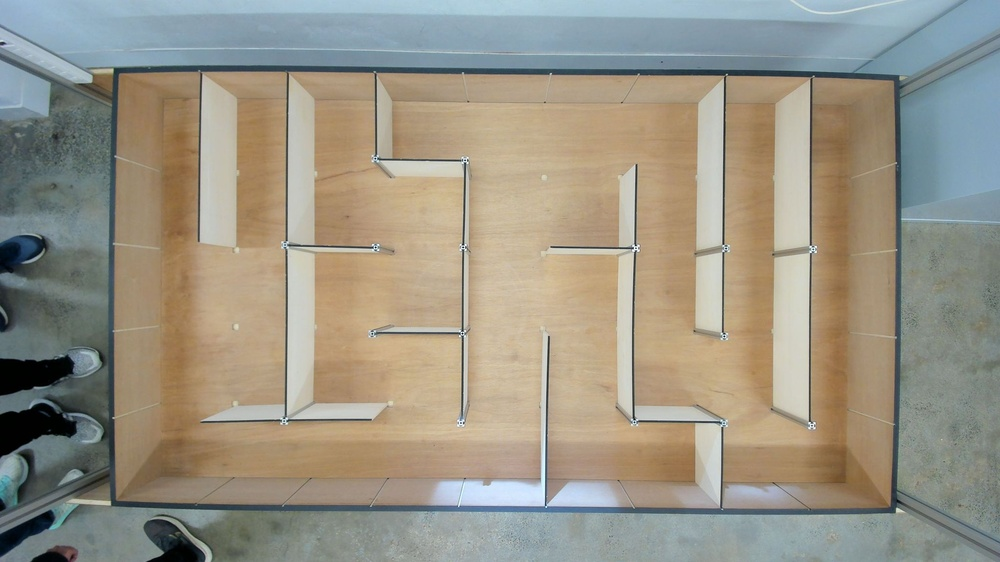
#> input picture lab06-code-release/maze.jpg, 1000 x 562 px, shrunk from 2048 x 1152 before the run
$ jupyter execute Untitled1.ipynb
#> lines starting #> are read from the running program, lines starting #| are printed output that depends on the picture; after the words box and inside, x2 and y2 are one past the last pixel; in counts of white or black regions, pixels touching at a corner belong together
[cell 1]
import cv2
import numpy as np
import matplotlib.pyplot as plt

IMAGE_FILE = "maze.jpg"
thresh = 128
maxval = 255

img_maze = cv2.imread(IMAGE_FILE)
#> img_maze is the input picture: shape (562, 1000, 3); mean B, G, R 133.3, 147.9, 153.3
img_hsv = cv2.cvtColor(img_maze, cv2.COLOR_BGR2HSV)
#> img_hsv: shape (562, 1000, 3); mean H, S, V 47.1, 61.7, 163.2

hsv_mask = cv2.inRange(img_hsv, (0,47,0), (23,255, 255))
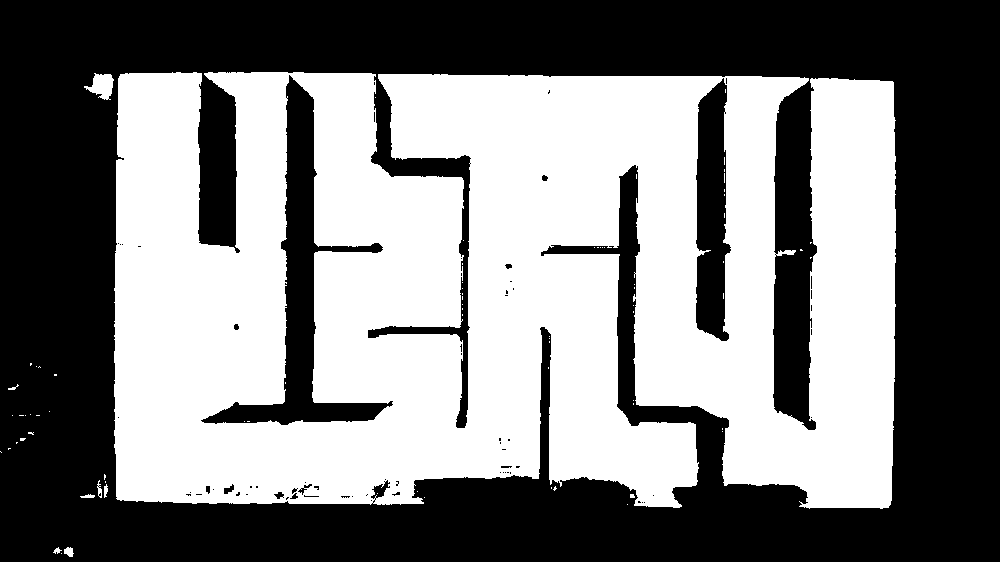
#> hsv_mask: shape (562, 1000); 49% white; 76 white regions (68 under 20 px), largest, box (x1, y1, x2, y2) and area: (114, 72, 896, 509) 274524, (84, 73, 114, 100) 469, (64, 547, 74, 557) 71

_, threshed = cv2.threshold(hsv_mask, thresh, maxval, cv2.THRESH_BINARY)
threshed_3_channel = cv2.cvtColor(threshed, cv2.COLOR_GRAY2BGR)

plt.figure(figsize = (9,5))
plt.imshow(threshed_3_channel)

[cell 2]
# Task 2.1 (3 marks):  Complete the graph class

class Node:
    def __init__(self, node_id, x, y):
        self.id = node_id
        self.x = x
        self.y = y

    def get_point(self):
        return (self.x,self.y)

    def get_ID(self):
        return self.id

class Graph:
    def __init__(self):
        self.nodes = {}
        self.edges = {}

    def add_node(self, node_id, x, y):
        if node_id not in self.nodes:
            self.nodes[node_id] = Node(node_id, x, y)
            self.edges[node_id] = {}
        pass

    def add_edge(self, node_id1, node_id2, weight):
        if node_id1 in self.nodes and node_id2 in self.nodes:
            self.edges[node_id1][node_id2] = weight
            self.edges[node_id2][node_id1] = weight
        pass

    def remove_edge(self, node_id1, node_id2):
        if node_id1 in self.edges and node_id2 in self.edges[node_id1]:
            del self.edges[node_id1][node_id2]
            del self.edges[node_id2][node_id1]
        pass

    def get_nodes(self):
        return self.nodes

    def get_edge_weight(self, node_id1, node_id2):
        if node_id1 in self.edges and node_id2 in self.edges[node_id1]:
            return self.edges[node_id1][node_id2]
        return None

[cell 3]
def path_clear(image, x1, y1, x2, y2):
    roi = image[y1:y2, x1:x2]
    num_points = max(abs(x2 - x1), abs(y2 - y1))
    for i in range(num_points + 1):
        x = int(x1 + i * (x2 - x1) / num_points)
        y = int(y1 + i * (y2 - y1) / num_points)
        pixel = image[y, x]
        if (pixel[0] == 255 and pixel[1] == 0 and pixel[2] == 0) or np.all(pixel == [0, 0, 0]):
            return False

    # TODO: Check if each pixel is red or black. If yes, ret urn False, otherwise, return True
    return True

[cell 4]
bfs_image = threshed_3_channel.copy()
bfs_graph = Graph()

kernel_size = 5

kernel = np.ones((kernel_size, kernel_size), np.uint8)
bfs_image = cv2.dilate(bfs_image, kernel, iterations = 1)
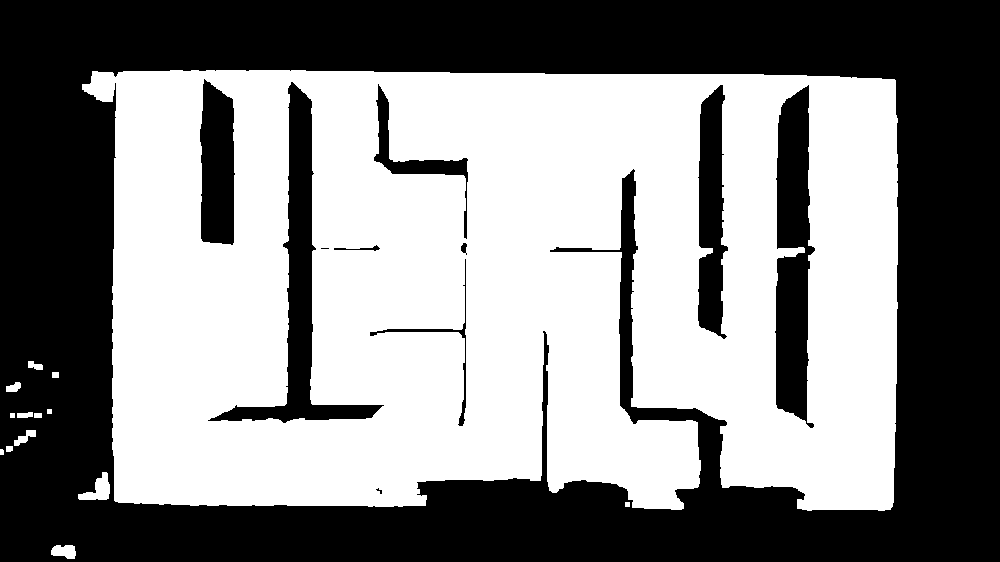
#> bfs_image: shape (562, 1000, 3); 52.6% white; 11 black regions (2 under 20 px), largest, box (x1, y1, x2, y2) and area: (0, 0, 1000, 562) 234007, (775, 85, 815, 428) 9829, (208, 82, 384, 423) 9548
bfs_image = cv2.erode(bfs_image, kernel, iterations = 1)
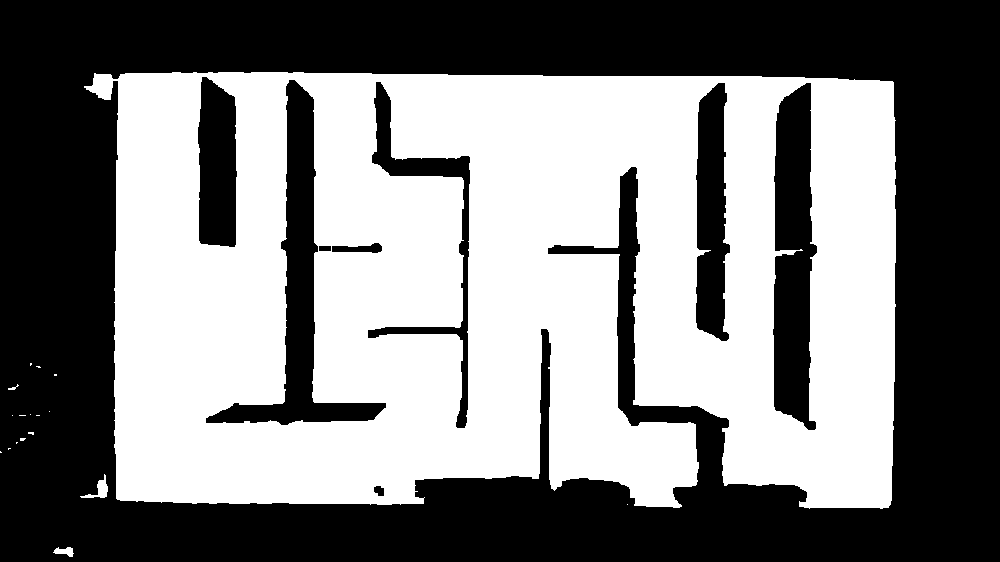
#> bfs_image: shape (562, 1000, 3); 49.4% white; 18 white regions (14 under 20 px), largest, box (x1, y1, x2, y2) and area: (84, 72, 896, 509) 276913, (80, 474, 108, 498) 221, (53, 547, 74, 557) 125, (8, 384, 19, 390) 24

node_id = 0

size_of_node_grid = 10
# Initialize the size of the array
img_height = threshed_3_channel.shape[0]
#> img_height = 562
img_width = threshed_3_channel.shape[1]
#> img_width = 1000

grid_spacing_x = img_width // (size_of_node_grid + 1)
#> grid_spacing_x = 90
grid_spacing_y = img_height // (size_of_node_grid + 1)
#> grid_spacing_y = 51

# Get nodes
dictionary = bfs_graph.get_nodes()

# Generate nodes
for i in range(size_of_node_grid + 1):
    for j in range(size_of_node_grid + 1):
        if i != 0 and j != 0:
            x = j * img_width // (size_of_node_grid + 1)
            y = i * img_height // (size_of_node_grid + 1)
            bfs_graph.add_node(node_id, x, y)
            node_id += 1
#> after the loop, node_id = 100

# Generate edges
for i in range(0, size_of_node_grid * size_of_node_grid, size_of_node_grid):
    for j in range(size_of_node_grid - 1):
        node_id1 = i + j
        node_id2 = node_id1 + 1
        x1, y1 = dictionary[node_id1].get_point()
        x2, y2 = dictionary[node_id2].get_point()
        if path_clear(bfs_image, x1, y1, x2, y2):
            bfs_graph.add_edge(node_id1, node_id2, 1)

for i in range(size_of_node_grid):
    for j in range(0, size_of_node_grid * (size_of_node_grid - 1), size_of_node_grid):
        node_id1 = i + j
        node_id2 = node_id1 + size_of_node_grid
        x1, y1 = dictionary[node_id1].get_point()
        x2, y2 = dictionary[node_id2].get_point()
        if path_clear(bfs_image, x1, y1, x2, y2):
            bfs_graph.add_edge(node_id1, node_id2, 1)

# Font settings
font = cv2.FONT_HERSHEY_SIMPLEX
font_scale = 1
color = (255, 0, 0)
thickness = 1

# Display nodes
for node_id in dictionary:
    x, y = dictionary[node_id].get_point()
    cv2.circle(bfs_image, (y, x), 3, (0, 255, 0), -1)
#     if node_id == 0 or node_id == size_of_node_grid * size_of_node_grid - 1:
    cv2.putText(bfs_image, str(node_id), (x, y), font, font_scale, color, thickness, cv2.LINE_AA)
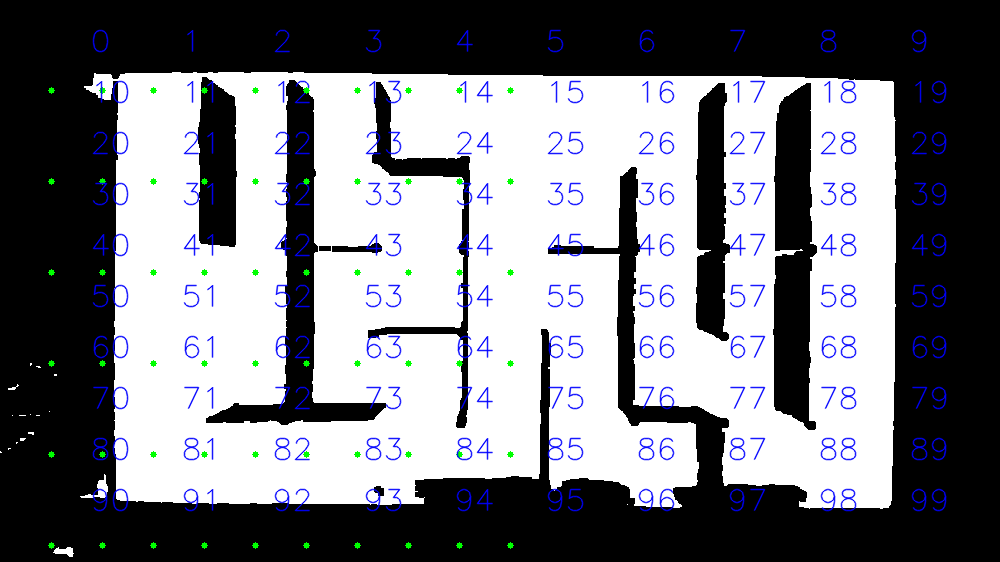
#> bfs_image: shape (562, 1000, 3); 5.23% of pixels changed, all inside (x1, y1, x2, y2) = (48, 29, 947, 549)

# Display edges
for node_id1 in dictionary:
    for node_id2 in dictionary:
        if bfs_graph.get_edge_weight(node_id1, node_id2) != None:
            x1, y1 = dictionary[node_id1].get_point()
            x2, y2 = dictionary[node_id2].get_point()
            cv2.line(bfs_image, (x1, y1), (x2, y2), (0, 125, 0), 1)
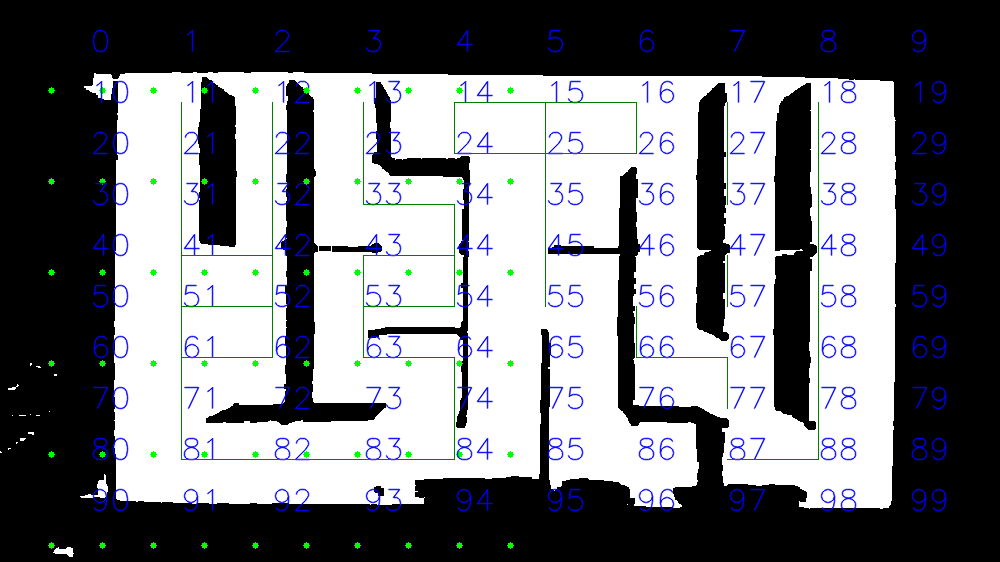
#> bfs_image: shape (562, 1000, 3); 0.6% of pixels changed, all inside (x1, y1, x2, y2) = (181, 102, 819, 460)

# Display Resulting Image
plt.imshow(bfs_image)
plt.show()

[cell 5]
# Task 3.2 (4 marks): Impliment BFS
from collections import deque

# Returns an array of nodes in order of which nodes is visited next.
# ie. [0, 10, 20, 30, 40, 50, 60, 70, 71, 72, 73, 74, 75, 76, 77, 78, 88, 98, 99]
def bfs(graph, start_node_id, end_node_id):
#> called with start_node_id = 11, end_node_id = 33
    visited = set()
    parents = {start_node_id: None}
    visited.add(start_node_id)
    queue = deque([start_node_id])


    while queue:
        current_node = queue.popleft()
        for neighbor in graph.edges[current_node]:
            if neighbor not in visited:
                visited.add(current_node)
                parents[neighbor] = current_node
                queue.append(neighbor)
    # Reconstruct the path from end_node_id to start_node_id
    path = []
    if end_node_id in parents:
        current = end_node_id
        while current is not None:
            path.append(current)
            current = parents[current]
        path.reverse()

    return path

[cell 6]
# Task 3.2: Impliment BFS continued

# Run bfs and display the output
path = bfs(bfs_graph,11,33)

# Draw the path
color = (0, 0, 255)  # Blue color in BGR
thickness = 3
for i in range(len(path) - 1):
    node_id1 = path[i]
    node_id2 = path[i + 1]

    x1, y1 = bfs_graph.nodes[node_id1].get_point()
    x2, y2 = bfs_graph.nodes[node_id2].get_point()

    cv2.line(bfs_image, (x1, y1), (x2, y2), color, thickness)
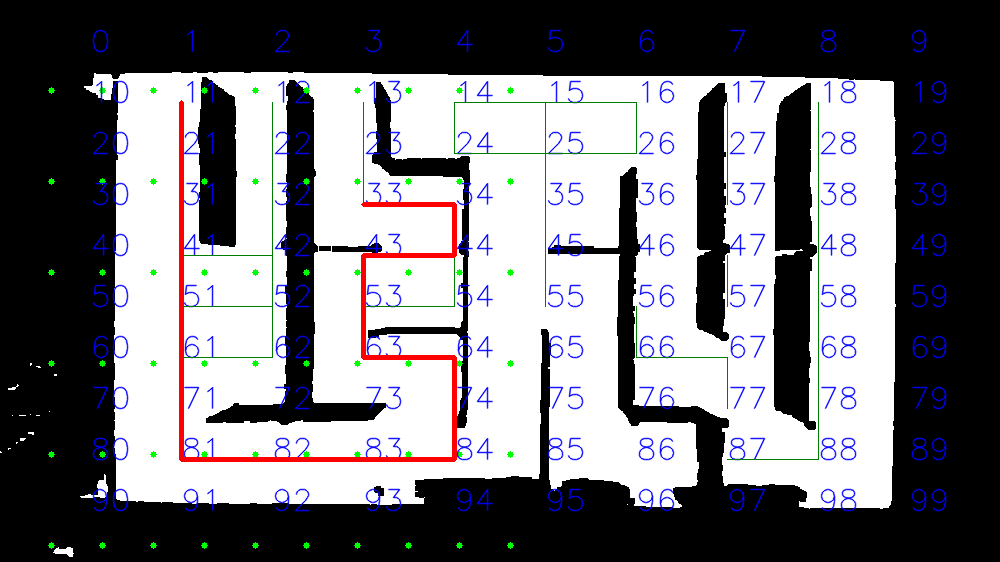
#> bfs_image: shape (562, 1000, 3); 1.03% of pixels changed, all inside (x1, y1, x2, y2) = (179, 100, 457, 462)


# Display resulting image
print(f"Path: {path}")
#| Path: [11, 21, 31, 41, 51, 61, 71, 81, 82, 83, 84, 74, 64, 63, 53, 43, 44, 34, 33]
plt.imshow(bfs_image)
plt.show()
# ie. [0, 10, 20, 30, 40, 50, 60, 70, 71, 72, 73, 74, 75, 76, 77, 78, 88, 98, 99]
